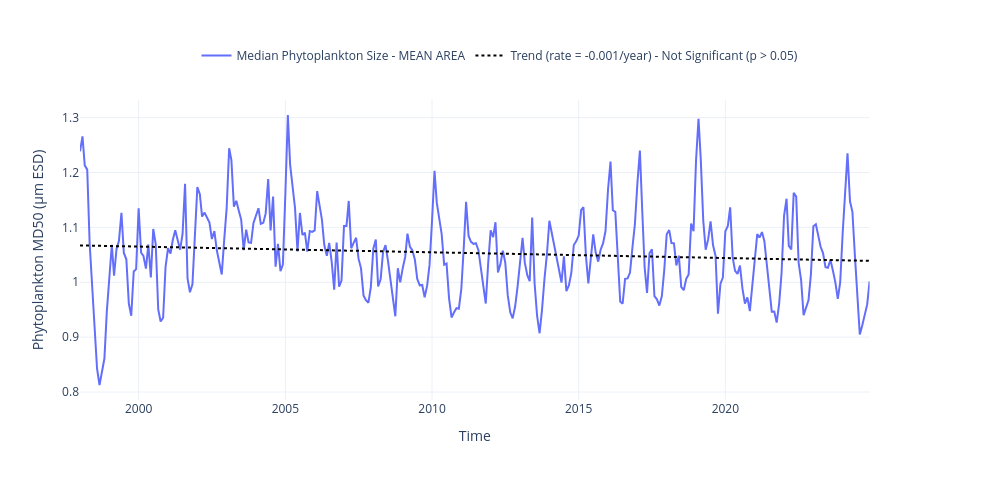

The notebook cell saved with this chart:
### Code cell
fig, trend = plot_timeseries_interactive(dict_plot, trendline=True, return_trend=True, scatter_dict = None, figsize = (25, 12), 
                                 label_yaxes = 'Phytoplankton MD50 (µm ESD)');
fig.write_html(op.join(path_figs, 'F16_phytoplankton_mean_trend.html'), include_plotlyjs="cdn")
fig.write_image(op.join(path_figs, 'F16_phytoplankton_mean_trend.png'), width=1200, height=600,)

### Figure 1 — Plotly figure (JSON) as saved in the notebook; plotly's stock layout.template omitted (floating-point values rounded to 4 significant figures; data arrays with more than 128 entries replaced by an {"elided": "..."} marker saying what was removed)
{"data": [{"line": {"color": "#636EFA"}, "name": "Median Phytoplankton Size - MEAN AREA", "type": "scatter", "x": {"elided": "324 str values"}, "xaxis": "x", "y": {"elided": "324 float values"}, "yaxis": "y"}, {"line": {"color": "black", "dash": "dot"}, "mode": "lines", "name": "Trend (rate = -0.001/year) - Not Significant (p > 0.05)", "showlegend": true, "type": "scatter", "x": {"elided": "324 str values"}, "xaxis": "x", "y": {"elided": "324 float values"}, "yaxis": "y"}], "layout": {"height": 480, "legend": {"font": {"size": 12}, "orientation": "h", "x": 0.5, "xanchor": "center", "y": 1.1, "yanchor": "bottom"}, "title": {"text": " "}, "width": 1000, "xaxis": {"anchor": "y", "domain": [0, 0.94], "title": {"text": "Time"}}, "yaxis": {"anchor": "x", "domain": [0, 1], "title": {"text": "Phytoplankton MD50 (µm ESD)"}}, "yaxis2": {"anchor": "x", "overlaying": "y", "side": "right"}}}
